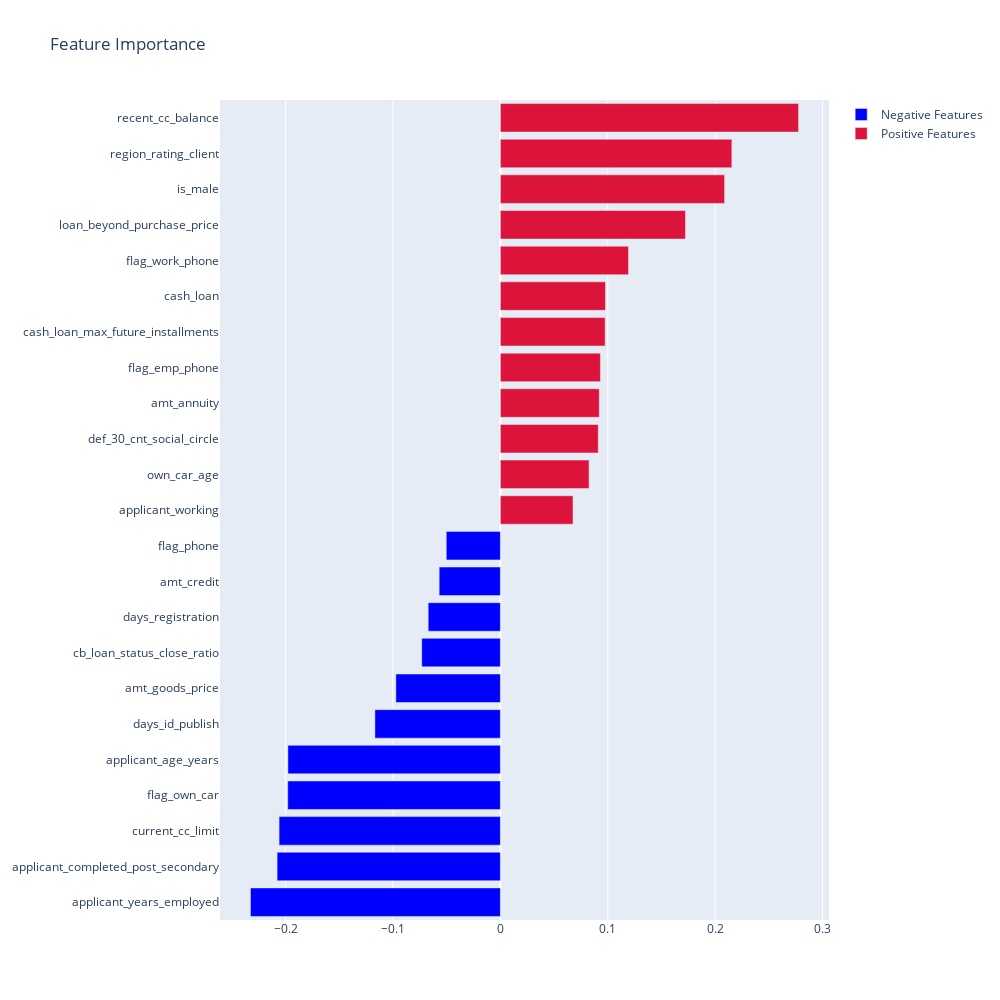

The notebook cell this image was saved under:
### Code cell
fig = go.Figure()
fig.add_trace(go.Bar(y=features_df.loc[features_df['Coefs'] < -0.05, 'index'],
                     x=features_df.loc[features_df['Coefs'] < -0.05, 'Coefs'],
                     orientation='h',
                     name='Negative Features',
                     marker_color='Blue'
                    ))
fig.add_trace(go.Bar(y=features_df.loc[features_df['Coefs'] > 0.05, 'index'],
                     x=features_df.loc[features_df['Coefs'] > 0.05, 'Coefs'],
                     orientation='h',
                     name='Positive Features',
                     marker_color='Crimson'
                    ))

fig.update_layout(title_text='Feature Importance',
                  autosize=False,
                  width=1000,
                  height=1000)

### Figure 1 — Plotly figure (JSON) as saved in the notebook; plotly's stock layout.template omitted (floating-point values rounded to 4 significant figures)
{"data": [{"marker": {"color": "Blue"}, "name": "Negative Features", "orientation": "h", "type": "bar", "x": [-0.2327, -0.2079, -0.206, -0.198, -0.1978, -0.1168, -0.09729, -0.07322, -0.06721, -0.05699, -0.05038], "y": ["applicant_years_employed", "applicant_completed_post_secondary", "current_cc_limit", "flag_own_car", "applicant_age_years", "days_id_publish", "amt_goods_price", "cb_loan_status_close_ratio", "days_registration", "amt_credit", "flag_phone"]}, {"marker": {"color": "Crimson"}, "name": "Positive Features", "orientation": "h", "type": "bar", "x": [0.06765, 0.08257, 0.09114, 0.09207, 0.09316, 0.09754, 0.09784, 0.1193, 0.1723, 0.2088, 0.2155, 0.2776], "y": ["applicant_working", "own_car_age", "def_30_cnt_social_circle", "amt_annuity", "flag_emp_phone", "cash_loan_max_future_installments", "cash_loan", "flag_work_phone", "loan_beyond_purchase_price", "is_male", "region_rating_client", "recent_cc_balance"]}], "layout": {"autosize": false, "height": 1000, "title": {"text": "Feature Importance"}, "width": 1000}}
